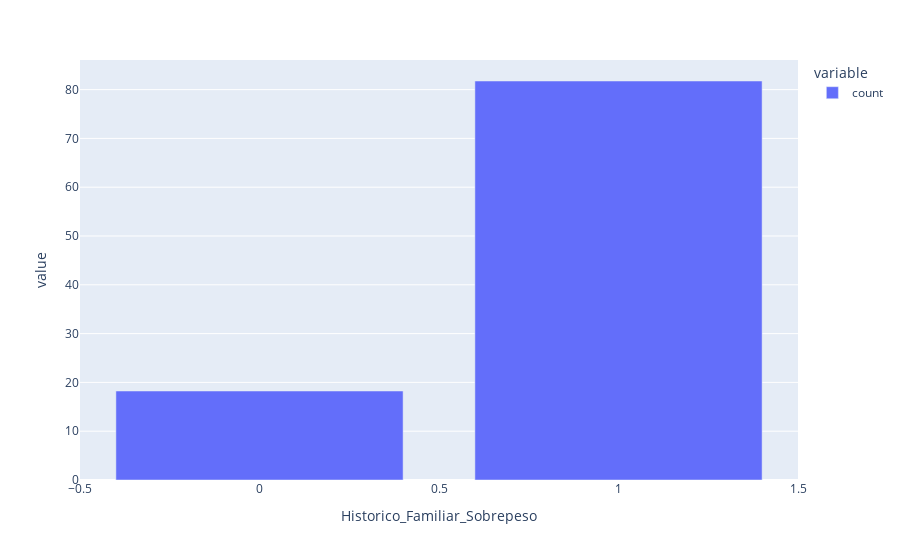

This figure's notebook cell:
### Code cell
# Análise Univariada - Histórico Obesidade na familia
px.bar(df_obesidade.value_counts('Historico_Familiar_Sobrepeso') / len(df_obesidade) * 100)

### Figure 1 — Plotly figure (JSON) as saved in the notebook; plotly's stock layout.template omitted (floating-point values rounded to 4 significant figures)
{"data": [{"alignmentgroup": "True", "hovertemplate": "variable=count<br>Historico_Familiar_Sobrepeso=%{x}<br>value=%{y}<extra></extra>", "legendgroup": "count", "marker": {"color": "#636efa", "pattern": {"shape": ""}}, "name": "count", "offsetgroup": "count", "orientation": "v", "showlegend": true, "textposition": "auto", "type": "bar", "x": [1, 0], "xaxis": "x", "y": [81.76, 18.24], "yaxis": "y"}], "layout": {"barmode": "relative", "legend": {"title": {"text": "variable"}, "tracegroupgap": 0}, "margin": {"t": 60}, "xaxis": {"anchor": "y", "domain": [0, 1], "title": {"text": "Historico_Familiar_Sobrepeso"}}, "yaxis": {"anchor": "x", "domain": [0, 1], "title": {"text": "value"}}}}
